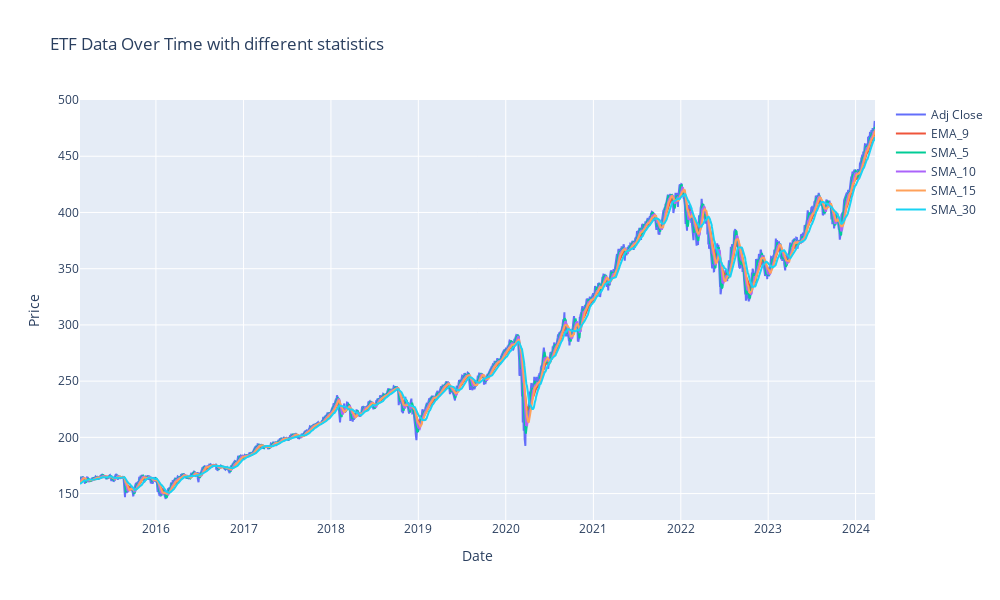

Source (notebook cell):
### Code cell
# Plot the chart using Plotly
df_plot = df_xgb[['Adj Close','EMA_9','SMA_5','SMA_10','SMA_15','SMA_30']]

# Create a Plotly figure
fig_xgb = go.Figure()

# Loop through each column in df_plot and add it as a trace to the figure
for column in df_plot.columns:
    fig_xgb.add_trace(go.Scatter(x=df_plot.index, y=df_plot[column], mode='lines', name=column))

# Update layout with title, labels, and dimensions
fig_xgb.update_layout(title='ETF Data Over Time with different statistics',
                  xaxis_title='Date',
                  yaxis_title='Price',
                  width=1000, height=600)

# Show the plot
fig_xgb.show()

### Figure 1 — Plotly figure (JSON) as saved in the notebook; plotly's stock layout.template omitted (floating-point values rounded to 4 significant figures; data arrays with more than 128 entries replaced by an {"elided": "..."} marker saying what was removed)
{"data": [{"mode": "lines", "name": "Adj Close", "type": "scatter", "x": {"elided": "2290 str values"}, "y": {"elided": "2290 float values"}}, {"mode": "lines", "name": "EMA_9", "type": "scatter", "x": {"elided": "2290 str values"}, "y": {"elided": "2290 float values"}}, {"mode": "lines", "name": "SMA_5", "type": "scatter", "x": {"elided": "2290 str values"}, "y": {"elided": "2290 float values"}}, {"mode": "lines", "name": "SMA_10", "type": "scatter", "x": {"elided": "2290 str values"}, "y": {"elided": "2290 float values"}}, {"mode": "lines", "name": "SMA_15", "type": "scatter", "x": {"elided": "2290 str values"}, "y": {"elided": "2290 float values"}}, {"mode": "lines", "name": "SMA_30", "type": "scatter", "x": {"elided": "2290 str values"}, "y": {"elided": "2290 float values"}}], "layout": {"height": 600, "title": {"text": "ETF Data Over Time with different statistics"}, "width": 1000, "xaxis": {"title": {"text": "Date"}}, "yaxis": {"title": {"text": "Price"}}}}
